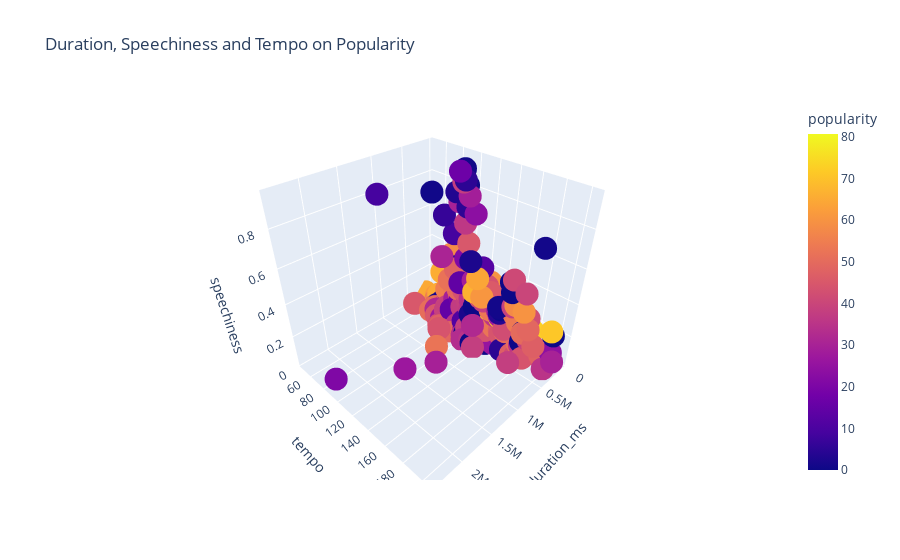

Write notebook code for a chart like this one.
### Code cell
fig_2 = px.scatter_3d(data_genres_df, x='duration_ms', y='tempo', z='speechiness',
              color='popularity',hover_name="genres", title="Duration, Speechiness and Tempo on Popularity")

fig_2.show()

### Figure 1 — Plotly figure (JSON) as saved in the notebook; plotly's stock layout.template omitted (floating-point values rounded to 4 significant figures; data arrays with more than 128 entries replaced by an {"elided": "..."} marker saying what was removed)
{"data": [{"hovertemplate": "<b>%{hovertext}</b><br><br>duration_ms=%{x}<br>tempo=%{y}<br>speechiness=%{z}<br>popularity=%{marker.color}<extra></extra>", "hovertext": {"elided": "2973 str values"}, "legendgroup": "", "marker": {"color": {"elided": "2973 float values"}, "coloraxis": "coloraxis", "symbol": "circle"}, "mode": "markers", "name": "", "scene": "scene", "showlegend": false, "type": "scatter3d", "x": {"elided": "2973 float values"}, "y": {"elided": "2973 float values"}, "z": {"elided": "2973 float values"}}], "layout": {"coloraxis": {"colorbar": {"title": {"text": "popularity"}}, "colorscale": [[0, "#0d0887"], [0.1111, "#46039f"], [0.2222, "#7201a8"], [0.3333, "#9c179e"], [0.4444, "#bd3786"], [0.5556, "#d8576b"], [0.6667, "#ed7953"], [0.7778, "#fb9f3a"], [0.8889, "#fdca26"], [1, "#f0f921"]]}, "legend": {"tracegroupgap": 0}, "scene": {"domain": {"x": [0, 1], "y": [0, 1]}, "xaxis": {"title": {"text": "duration_ms"}}, "yaxis": {"title": {"text": "tempo"}}, "zaxis": {"title": {"text": "speechiness"}}}, "title": {"text": "Duration, Speechiness and Tempo on Popularity"}}}
